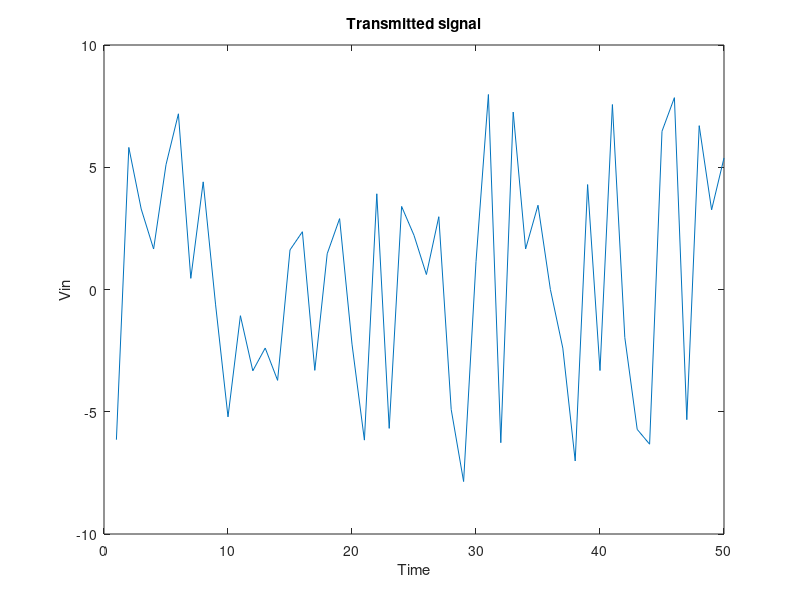

Recreate this plot in MATLAB. (Note: this script raises an error after producing the figure.)
%
% Andrea Cavallo
% matricola 245715
%
% PROJECT #1
%
% First step : test the simulator with different values of bits
% transmitted and different probability of error in the channel
%


clear all
close all
clc

Nsamples = 1e6;
V = 8;
Nbit_range = [8 6 4];

% creating some containers to store data and plot at the end
SNR_dB_theory = zeros(3, 1e3);
SNR_dB_vector = zeros(3,9);
pe_vector = zeros(3,9);
SNR_dB_bsceffect_vector = zeros(3,9);

for Nbit = Nbit_range
M = 2^Nbit;
DeltaV = 2*V/M;

% generate the sample with rand function
Vin = 2*V*rand(1, Nsamples) - V;

% Quantization of the signal
Partition = [-V+DeltaV:DeltaV:V-DeltaV]; % borders of intervals
CodeBook = [-V+DeltaV/2:DeltaV:+V-DeltaV/2]; % center elements of intervals

[Indexes, QuantizedSignal] = quantiz(Vin, Partition, CodeBook);

% convert decimal numbers to binary
bits_tx = de2bi(Indexes, Nbit);

% The simulation is run for different values of P(e)
pe = logspace(-9, -1, 9);
for Counter=1:length(pe)

% get bits at the receiver
bits_rx = bsc(bits_tx, pe(Counter));

% Convert to decimal and get Vout
IndexesOut = bi2de(bits_rx);
Vout = CodeBook(IndexesOut + 1);

%%% error and SNR due to BSC
eB = Vout - QuantizedSignal;
SNR_dB_bsceffect(Counter)=  10*log10(var(Vin)/var(eB));

% total error and SNR
e = Vout - Vin;
SNR_dB(Counter) = 10*log10(var(Vin)/var(e));
end

%%% calculate theoretical curve with good precision
pe_theory = logspace(-9, -1, 1e3);
SNR_dB_theory(Nbit/2-1, :) = 10*log10(M^2./(1+4*(M^2-1)*pe_theory));
SNR_dB_vector(Nbit/2-1, :) = SNR_dB;
pe_vector(Nbit/2-1, :) = pe;
SNR_dB_bsceffect_vector(Nbit/2-1,:) = SNR_dB_bsceffect;
end

%%% Plots of the signal
% plot the signal and its pdf
figure;
plot(Vin(1:50));
title('Transmitted signal');
xlabel('Time');
ylabel('Vin');

figure;
histogram(Vin, 200, 'Normalization', 'pdf')
title('PDF of transmitted signal');
xlabel('x');
ylabel('PDF');


%% Spectrum

[f_Bartlett, F_Bartlett] = myBartlett(Vin, Nsamples/1000, Nsamples);
figure;
plot(f_Bartlett, 20 * log10(F_Bartlett));
xlabel('Freq [Hz]');
ylabel('Power Spectral Density [dB]');
title('PSD of transmitted signal');

%% Plot to visualize the quantization 

figure;
plot(Vin(1:50),'r-');
hold on;
grid on;
plot(QuantizedSignal(1:50), 'bo-');
xlabel('Time');
ylabel('Signals [V]');
legend('Original signal', 'Quantized signal');
title('Quantization');

% Compare the original signal to the signal at the receiver
figure;
plot(Vin(1:50), 'r');
hold on;
grid on;
plot(Vout(1:50), 'g');
xlabel('Time');
ylabel('Signals [V]');
legend('Transmitted signal', 'Received signal');
title('Compare transmitted and received signal');

%% Final plots

%%% Final plot for different N_bits
figure;
plot(log10(pe_vector(1,:)), SNR_dB_vector(1,:), 'Marker', 'o', 'MarkerFaceColor', 'r', 'MarkerEdgeColor', 'r', 'LineStyle', 'None');
hold on
plot(log10(pe_vector(2,:)), SNR_dB_vector(2,:), 'Marker', 'o', 'MarkerFaceColor', 'b', 'MarkerEdgeColor', 'b', 'LineStyle', 'None');
hold on
plot(log10(pe_vector(3,:)), SNR_dB_vector(3,:), 'Marker', 'o', 'MarkerFaceColor', 'k', 'MarkerEdgeColor', 'k', 'LineStyle', 'None');
grid on;
hold on;
plot(log10(pe_theory), SNR_dB_theory(1,:), 'r', log10(pe_theory), SNR_dB_theory(2,:), 'b', log10(pe_theory), SNR_dB_theory(3,:), 'k');
hold on;
xlabel('P(e)');
ylabel('SNR dB');
legend('N bit = 4', 'N bit = 6', 'N bit = 8', 'N bit = 4', 'N bit = 6', 'N bit = 8');

%%% Plot with BSC error for N_bit = 6
figure;
plot(log10(pe_vector(2,:)), SNR_dB_vector(2,:), 'Marker', 'o', 'MarkerFaceColor', 'r', 'MarkerEdgeColor', 'r', 'LineStyle', 'None' );
hold on
plot(log10(pe_vector(2,:)), SNR_dB_bsceffect_vector(2,:), 'Marker', 'o', 'MarkerFaceColor', 'b', 'MarkerEdgeColor', 'b', 'LineStyle', 'None');
grid on;
hold on;
SNR_dB_bsc_theory = 10*log10(1./(4*pe_theory));
plot(log10(pe_theory), SNR_dB_theory(2,:), 'r', log10(pe_theory), SNR_dB_bsc_theory, 'b')
xlabel('P(e)');
ylabel('SNR dB');
legend('Experimental SNR', 'Experimental SNR due to BSC effect', 'Theoretical SNR', 'Theoretical SNR due to BSC effect')

